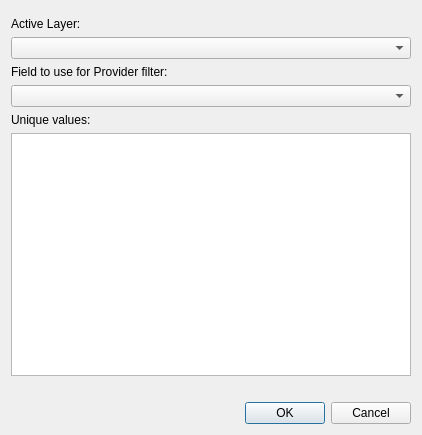
<?xml version="1.0" encoding="UTF-8"?>
<ui version="4.0">
 <class>multiplicate_layer_by_attributeDialogBase</class>
 <widget class="QDialog" name="multiplicate_layer_by_attributeDialogBase">
  <property name="geometry">
   <rect>
    <x>0</x>
    <y>0</y>
    <width>422</width>
    <height>435</height>
   </rect>
  </property>
  <property name="windowTitle">
   <string>Multiplicate layer by attribute</string>
  </property>
  <layout class="QVBoxLayout" name="verticalLayout">
   <item>
    <widget class="QgsMessageBar" name="messageBar">
     <property name="frameShape">
      <enum>QFrame::StyledPanel</enum>
     </property>
     <property name="frameShadow">
      <enum>QFrame::Raised</enum>
     </property>
    </widget>
   </item>
   <item>
    <widget class="QLabel" name="label_3">
     <property name="text">
      <string>Active Layer:</string>
     </property>
    </widget>
   </item>
   <item>
    <widget class="QgsMapLayerComboBox" name="layer_list"/>
   </item>
   <item>
    <widget class="QLabel" name="label">
     <property name="text">
      <string>Field to use for Provider filter:</string>
     </property>
    </widget>
   </item>
   <item>
    <widget class="QgsFieldComboBox" name="field_list">
     <property name="allowEmptyFieldName">
      <bool>false</bool>
     </property>
    </widget>
   </item>
   <item>
    <widget class="QLabel" name="label_2">
     <property name="text">
      <string>Unique values:</string>
     </property>
    </widget>
   </item>
   <item>
    <widget class="QListWidget" name="field_values">
     <property name="enabled">
      <bool>true</bool>
     </property>
     <property name="focusPolicy">
      <enum>Qt::NoFocus</enum>
     </property>
     <property name="selectionMode">
      <enum>QAbstractItemView::NoSelection</enum>
     </property>
    </widget>
   </item>
   <item>
    <widget class="QLabel" name="resume_msg">
     <property name="text">
      <string/>
     </property>
    </widget>
   </item>
   <item>
    <widget class="QDialogButtonBox" name="button_box">
     <property name="orientation">
      <enum>Qt::Horizontal</enum>
     </property>
     <property name="standardButtons">
      <set>QDialogButtonBox::Cancel|QDialogButtonBox::Ok</set>
     </property>
    </widget>
   </item>
  </layout>
 </widget>
 <customwidgets>
  <customwidget>
   <class>QgsFieldComboBox</class>
   <extends>QComboBox</extends>
   <header>qgsfieldcombobox.h</header>
  </customwidget>
  <customwidget>
   <class>QgsMapLayerComboBox</class>
   <extends>QComboBox</extends>
   <header>qgsmaplayercombobox.h</header>
  </customwidget>
  <customwidget>
   <class>QgsMessageBar</class>
   <extends>QFrame</extends>
   <header>qgis.gui</header>
   <container>1</container>
  </customwidget>
 </customwidgets>
 <resources/>
 <connections>
  <connection>
   <sender>button_box</sender>
   <signal>accepted()</signal>
   <receiver>multiplicate_layer_by_attributeDialogBase</receiver>
   <slot>accept()</slot>
   <hints>
    <hint type="sourcelabel">
     <x>20</x>
     <y>20</y>
    </hint>
    <hint type="destinationlabel">
     <x>20</x>
     <y>20</y>
    </hint>
   </hints>
  </connection>
  <connection>
   <sender>button_box</sender>
   <signal>rejected()</signal>
   <receiver>multiplicate_layer_by_attributeDialogBase</receiver>
   <slot>reject()</slot>
   <hints>
    <hint type="sourcelabel">
     <x>20</x>
     <y>20</y>
    </hint>
    <hint type="destinationlabel">
     <x>20</x>
     <y>20</y>
    </hint>
   </hints>
  </connection>
 </connections>
</ui>
